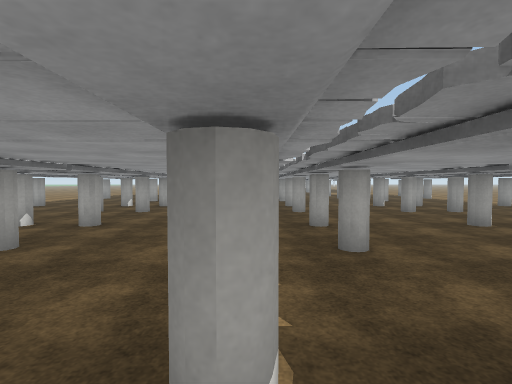
View 1 (above)

19 first-person views from a walk through a scene from a Unity 3-D project. The camera is 1.5 m above the floor, tilts 2° down and sees 85° across. The floor is counted in squares, 2 m on a side. Each view is taken from the middle of a square. On the plan, view 1 faces up. The plan holds only what a view shows up to about 10 squares ahead; the rest is blank. The place goes on beyond the plan. Some animated figures are not drawn. Surface patterns are stand-ins for the level's own textures.

View 2
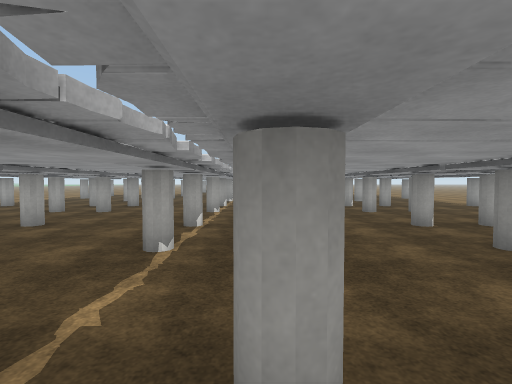

View 3
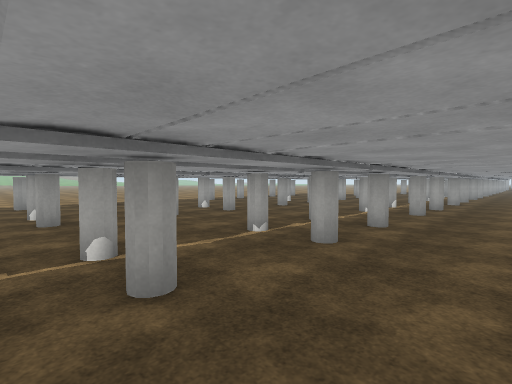

View 4
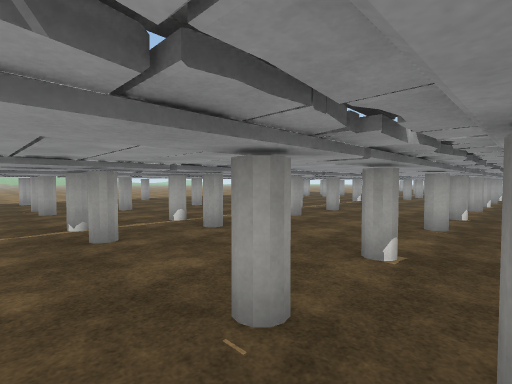

View 5
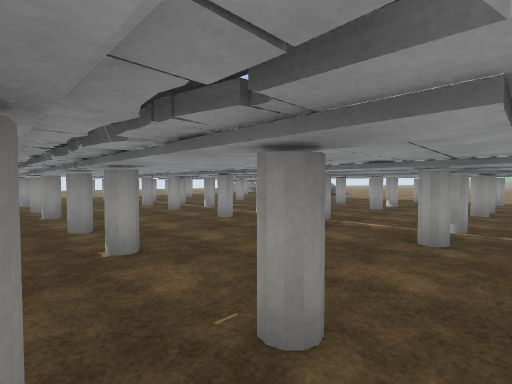

View 6
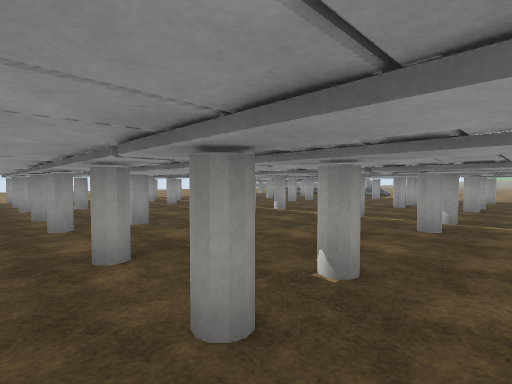

View 7
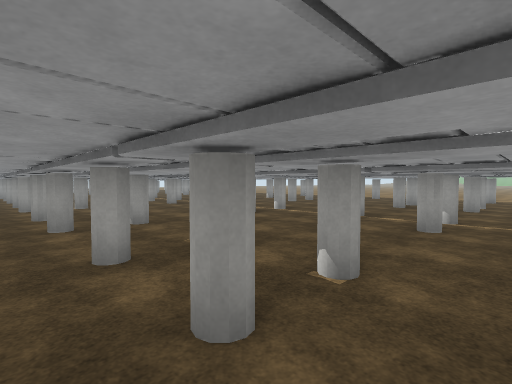

View 8
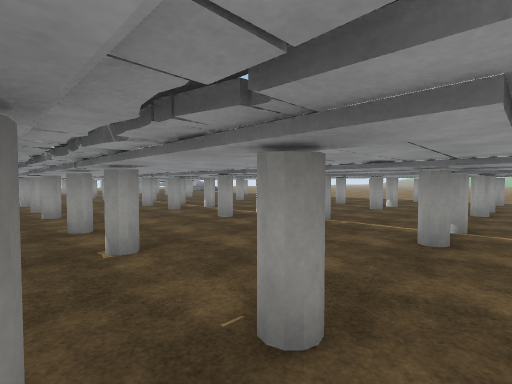

View 9
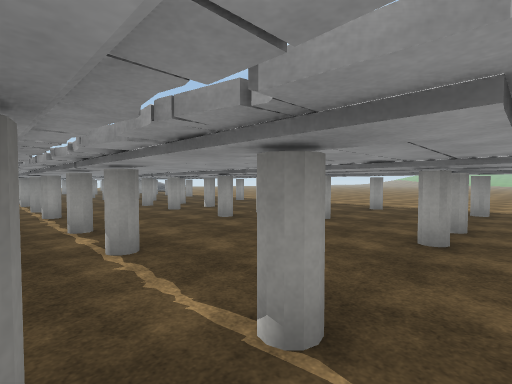

View 10
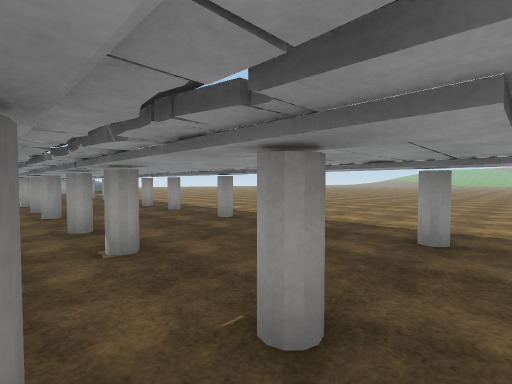

View 11
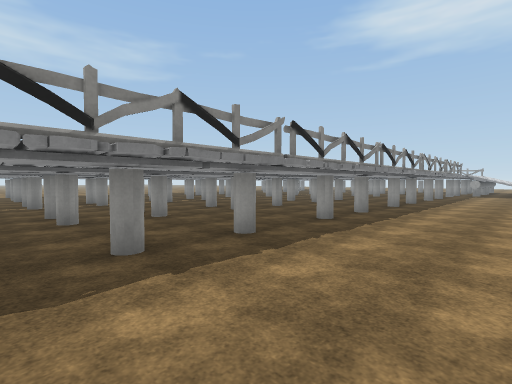

View 12
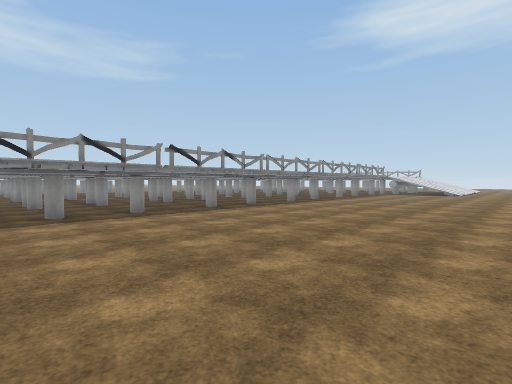

View 13
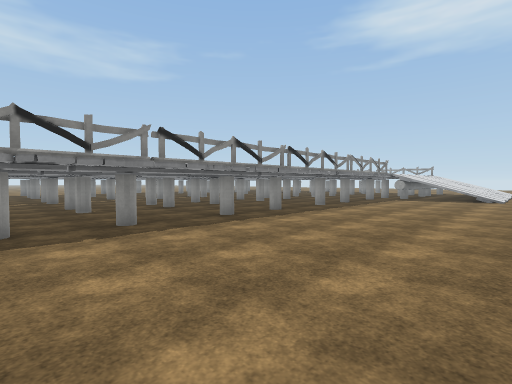

View 14
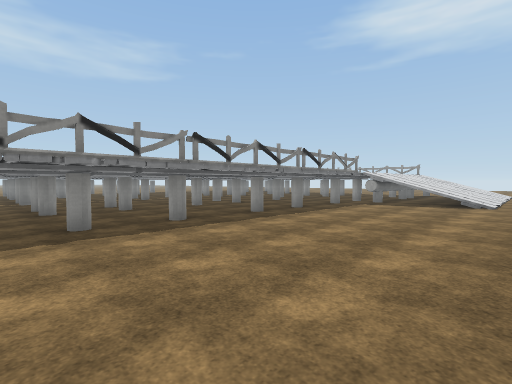

View 15
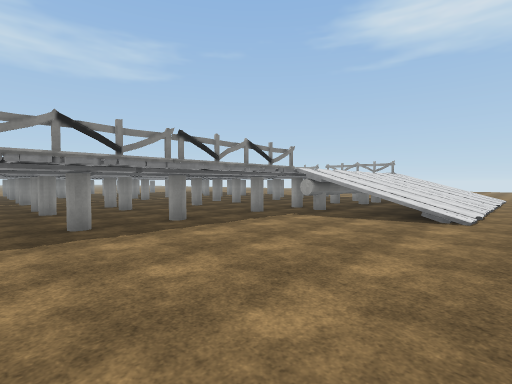

View 16
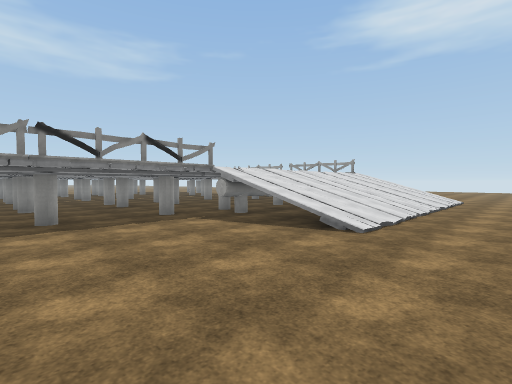

View 17
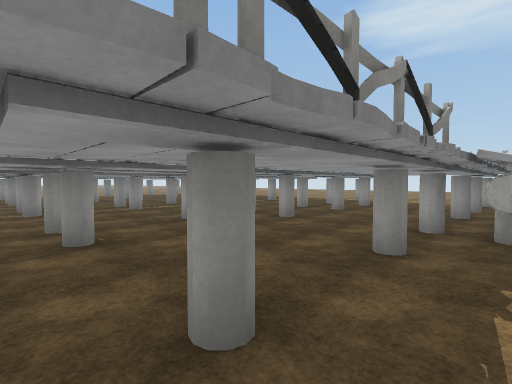

View 18
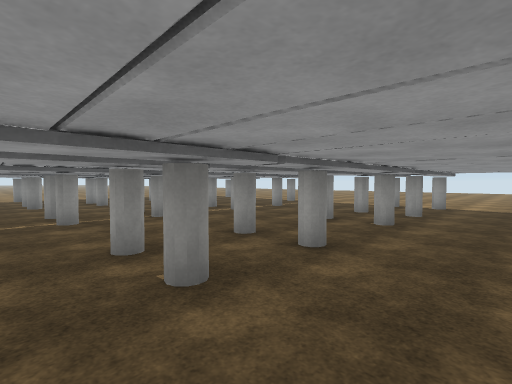

View 19
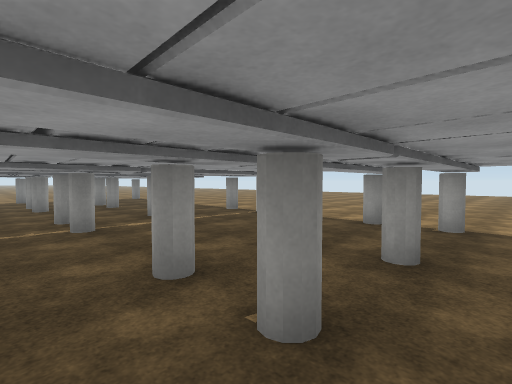

### Floor plan
Key: @ floor where view 1 was taken; # wall or solid block; . main floor; : floor 1.5 m higher than the main floor; + floor 2 m higher than the main floor; / step, stairs or slope; = window, fence, low wall or low ledge; O other object.
Columns run from 15 left of view 1 to 8 right of it. Each row starts with its distance up from view 1.
 12    ..................
 11 ........#..##..##..##  O
 10 ...................... .
  9  .......#..##..##..##..O
  8  ......................
  7  .......#..##..##..##..O
  6  .....................
  5  .......#..##..##..##.
  4  .....................
  3  .......#..##..##..##.
  2  .....................
  1  .......#..##..##..##.
  0   .............@.....
 -1   ......#..##..##..##
 -2   ....................
 -3   ......#..##..##..##.
 -4   ....................
 -5   ......O..#O..#O..##.
 -6   ....................
 -7   ......#..##..##..##..O
 -8   ..//:+..............
 -9   ..////O..#O..#O..##.
-10   ..////..............
-11   ..////#..##..##..##..O
-12   ..///=.............
-13   ..////O..#O..#O..##
-14    ./// .........  ..
-15    .//   ..##.. #   #

Where each view was taken, in squares from view 1:
view 1: 0 up, 0 right, facing up
view 2: 0 up, 1 right, facing up
view 3: 0 up, 3 right, facing up-left
view 4: 2 down, 5 right, facing up-left
view 5: 0 up, 5 right, facing down-left
view 6: 2 down, 6 right, facing down-left
view 7: 10 up, 6 right, facing down-left
view 8: 12 up, 5 right, facing down-left
view 9: 12 up, 1 right, facing down-left
view 10: 12 up, 3 left, facing down-left
view 11: 10 up, 10 left, facing down-right
view 12: 10 up, 14 left, facing down-right
view 13: 5 up, 12 left, facing down-right
view 14: 2 up, 12 left, facing down-right
view 15: 2 down, 12 left, facing down-right
view 16: 4 down, 13 left, facing down-right
view 17: 4 down, 8 left, facing down-right
view 18: 6 down, 6 left, facing down-right
view 19: 10 down, 5 left, facing down-right
